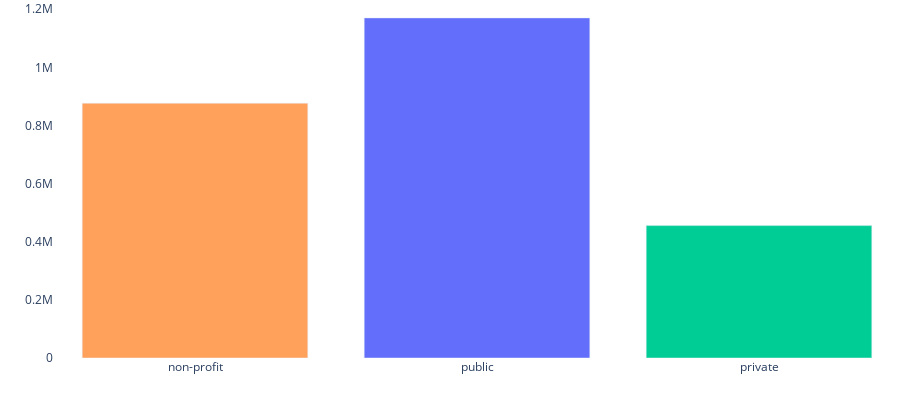

The code cell stored with this chart in its notebook:
### Code cell
fig.show()

### Figure 1 — Plotly figure (JSON) as saved in the notebook; plotly's stock layout.template omitted (floating-point values rounded to 4 significant figures)
{"data": [{"alignmentgroup": "True", "hovertemplate": "<b>%{x}</b><br>Treatment Count: %{y:.2s}<extra></extra>", "legendgroup": "F", "marker": {"color": "#FFA15A", "pattern": {"shape": ""}}, "name": "F", "offsetgroup": "F", "orientation": "v", "showlegend": true, "textposition": "auto", "type": "bar", "x": ["non-profit"], "xaxis": "x", "y": [876430], "yaxis": "y"}, {"alignmentgroup": "True", "hovertemplate": "<b>%{x}</b><br>Treatment Count: %{y:.2s}<extra></extra>", "legendgroup": "O", "marker": {"color": "#636EFA", "pattern": {"shape": ""}}, "name": "O", "offsetgroup": "O", "orientation": "v", "showlegend": true, "textposition": "auto", "type": "bar", "x": ["public"], "xaxis": "x", "y": [1170015], "yaxis": "y"}, {"alignmentgroup": "True", "hovertemplate": "<b>%{x}</b><br>Treatment Count: %{y:.2s}<extra></extra>", "legendgroup": "P", "marker": {"color": "#00CC96", "pattern": {"shape": ""}}, "name": "P", "offsetgroup": "P", "orientation": "v", "showlegend": true, "textposition": "auto", "type": "bar", "x": ["private"], "xaxis": "x", "y": [455405], "yaxis": "y"}], "layout": {"barmode": "relative", "height": 400, "legend": {"title": {"text": "provider_type_code"}, "tracegroupgap": 0}, "margin": {"b": 0, "l": 0, "r": 0, "t": 0}, "paper_bgcolor": "rgba(0, 0, 0, 0)", "plot_bgcolor": "rgba(0, 0, 0, 0)", "showlegend": false, "xaxis": {"anchor": "y", "domain": [0, 1], "title": {"text": ""}}, "yaxis": {"anchor": "x", "domain": [0, 1], "showgrid": false, "showline": false, "title": {"text": ""}, "zeroline": false}}}
